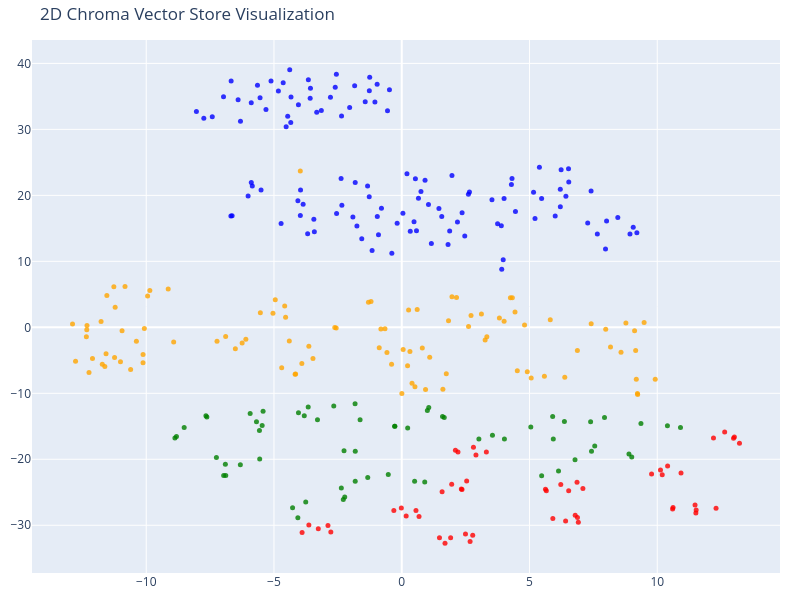

This figure's notebook cell:
### Code cell
tsne = TSNE(n_components=2, random_state=42)
reduced_vectors = tsne.fit_transform(vectors)

# Create the 2D scatter plot
fig = go.Figure(data=[go.Scatter(
    x=reduced_vectors[:, 0],
    y=reduced_vectors[:, 1],
    mode='markers',
    marker=dict(size=5, color=colors, opacity=0.8),
    text=[f"Type: {t}<br>Text: {d[:100]}..." for t, d in zip(doc_types, documents)],
    hoverinfo='text'
)])

fig.update_layout(title='2D Chroma Vector Store Visualization',
    scene=dict(xaxis_title='x',yaxis_title='y'),
    width=800,
    height=600,
    margin=dict(r=20, b=10, l=10, t=40)
)

fig.show()

### Figure 1 — Plotly figure (JSON) as saved in the notebook; plotly's stock layout.template omitted (floating-point values rounded to 4 significant figures; data arrays with more than 128 entries replaced by an {"elided": "..."} marker saying what was removed)
{"data": [{"hoverinfo": "text", "marker": {"color": {"elided": "332 str values"}, "opacity": 0.8, "size": 5}, "mode": "markers", "text": {"elided": "332 str values"}, "type": "scatter", "x": {"elided": "332 float values"}, "y": {"elided": "332 float values"}}], "layout": {"height": 600, "margin": {"b": 10, "l": 10, "r": 20, "t": 40}, "scene": {"xaxis": {"title": {"text": "x"}}, "yaxis": {"title": {"text": "y"}}}, "title": {"text": "2D Chroma Vector Store Visualization"}, "width": 800}}
